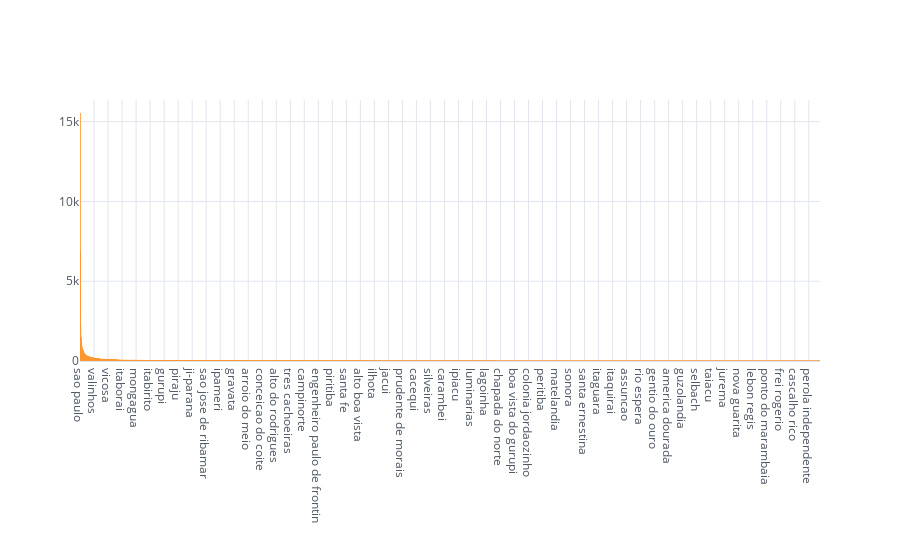

This figure's notebook cell:
### Code cell
customers_location.iplot(kind='bar', theme='white')

### Figure 1 — Plotly figure (JSON) as saved in the notebook; plotly's stock layout.template omitted (floating-point values rounded to 4 significant figures; data arrays with more than 128 entries replaced by an {"elided": "..."} marker saying what was removed)
{"data": [{"marker": {"color": "rgba(255, 153, 51, 0.6)", "line": {"color": "rgba(255, 153, 51, 1.0)", "width": 1}}, "name": "customer_id", "orientation": "v", "text": "", "type": "bar", "x": {"elided": "4119 str values"}, "y": {"elided": "4119 int values"}}], "layout": {"autosize": true, "legend": {"bgcolor": "#FFFFFF", "font": {"color": "#4D5663"}}, "paper_bgcolor": "#FFFFFF", "plot_bgcolor": "#FFFFFF", "title": {"font": {"color": "#4D5663"}}, "xaxis": {"autorange": true, "gridcolor": "#E1E5ED", "range": [-0.5, 4118.0], "showgrid": true, "tickfont": {"color": "#4D5663"}, "title": {"font": {"color": "#4D5663"}, "text": ""}, "type": "category", "zerolinecolor": "#E1E5ED"}, "yaxis": {"autorange": true, "gridcolor": "#E1E5ED", "range": [0, 16360.0], "showgrid": true, "tickfont": {"color": "#4D5663"}, "title": {"font": {"color": "#4D5663"}, "text": ""}, "type": "linear", "zerolinecolor": "#E1E5ED"}}}
